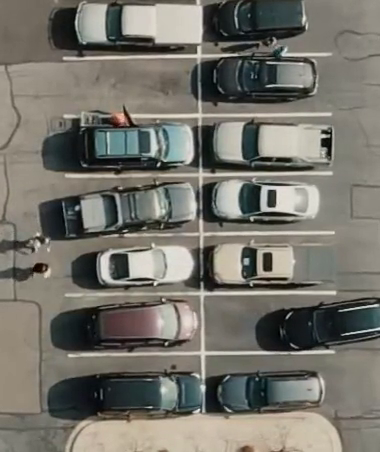
#> input picture frame 84 of files/parking_crop.mp4, 380 x 452 px
$ python detection.py
#> lines starting #> are read from the running program, lines starting #| are printed output that depends on the picture; after the words box and inside, x2 and y2 are one past the last pixel; in counts of white or black regions, pixels touching at a corner belong together
import cv2
import pickle
import numpy as np
from skimage.transform import resize

# Load model
model = pickle.load(open('./model.p', 'rb'))
#> (reads model.p from the repository)
categories = ['empty', 'not_empty']

# Parking slot ROIs (x, y, w, h)
parking_slots = [
    # LEFT COLUMN
    (60, 5, 140, 50),
    (60, 60, 140, 55),
    (60, 120, 140, 55),
    (60, 180, 140, 55),
    (60, 240, 140, 55),
    (60, 300, 140, 55),
    (60, 360, 140, 55),

    # RIGHT COLUMN
    (220, 5, 140, 50),
    (220, 60, 140, 55),
    (220, 120, 140, 55),
    (220, 180, 140, 55),
    (220, 240, 140, 55),
    (220, 300, 140, 55),
    (220, 360, 140, 55),
]


cap = cv2.VideoCapture('./files/parking_crop.mp4')

# Video properties
width  = int(cap.get(cv2.CAP_PROP_FRAME_WIDTH))
height = int(cap.get(cv2.CAP_PROP_FRAME_HEIGHT))
fps    = 20

# Video writer
fourcc = cv2.VideoWriter_fourcc(*'mp4v')
out = cv2.VideoWriter('./files/parking_output.mp4', fourcc, fps, (width, height))

while cap.isOpened():
    ret, frame = cap.read()
#> frame is the input picture: shape (452, 380, 3); mean B, G, R 106.6, 114.8, 116.9
    if not ret:
        break

    for (x, y, w, h) in parking_slots:
        roi = frame[y:y+h, x:x+w]

        # Convert & resize
        roi_rgb = cv2.cvtColor(roi, cv2.COLOR_BGR2RGB)
        roi_resized = resize(roi_rgb, (15, 15))
        roi_flat = roi_resized.flatten().reshape(1, -1)

        # Predict
        pred = model.predict(roi_flat)[0]

        if pred == 0:
            color = (0, 255, 0)
            text_color = (0, 0, 0)
            text = 'EMPTY'
        else:
            color = (0, 0, 255)
            text_color = (255, 255, 255)
            text = 'FULL'

        # Draw bounding box
        cv2.rectangle(frame, (x, y), (x+w, y+h), color, 2)

        label_height = 20

        # Filled rectangle for text background
        cv2.rectangle(
            frame,
            (x, y),
            (x + 60, y + label_height),
            color,
            -1
        )

        # Put text inside the filled area
        cv2.putText(
            frame,
            text,
            (x + 5, y + 15),
            cv2.FONT_HERSHEY_SIMPLEX,
            0.5,
            text_color,
            1,
            cv2.LINE_AA
        )
#> this loop made 14 passes
#> pred on passes 1 to 12: 1, 0, 1, 1, 1, 1, 1, 1, 1, 1, 1, 1
#> pass 1, `roi = frame[y:y+h, x:x+w]`:
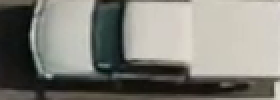
#> roi: shape (50, 140, 3) (shown 2 times larger); mean B, G, R 121, 128.3, 129.2
#> pass 2, `roi = frame[y:y+h, x:x+w]`:
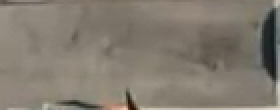
#> roi: shape (55, 140, 3) (shown 2 times larger); mean B, G, R 112.1, 123.2, 130.6
#> after the loop:
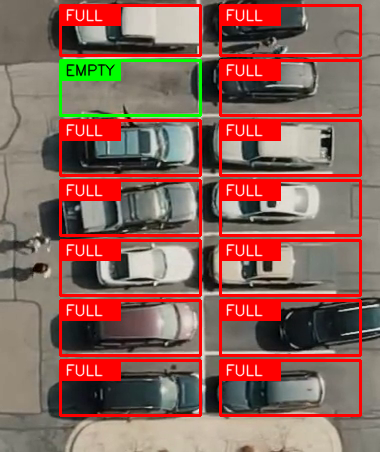
#> frame: shape (452, 380, 3); 18.61% of pixels changed, all inside (x1, y1, x2, y2) = (59, 4, 362, 417)
#> after the loop:
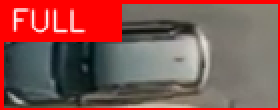
#> roi: shape (55, 140, 3) (shown 2 times larger); mean B, G, R 80.9, 85.1, 135.8
#> after the loop:
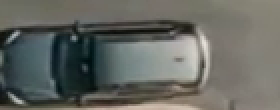
#> roi_rgb: shape (55, 140, 3) (shown 2 times larger); mean R, G, B 100.9, 103, 97.3

    out.write(frame)
    cv2.imshow('Parking Lot Detection', frame)

    if cv2.waitKey(30) & 0xFF == ord('q'):
#> (key q is pressed here)
        break

cap.release()
out.release()
cv2.destroyAllWindows()
